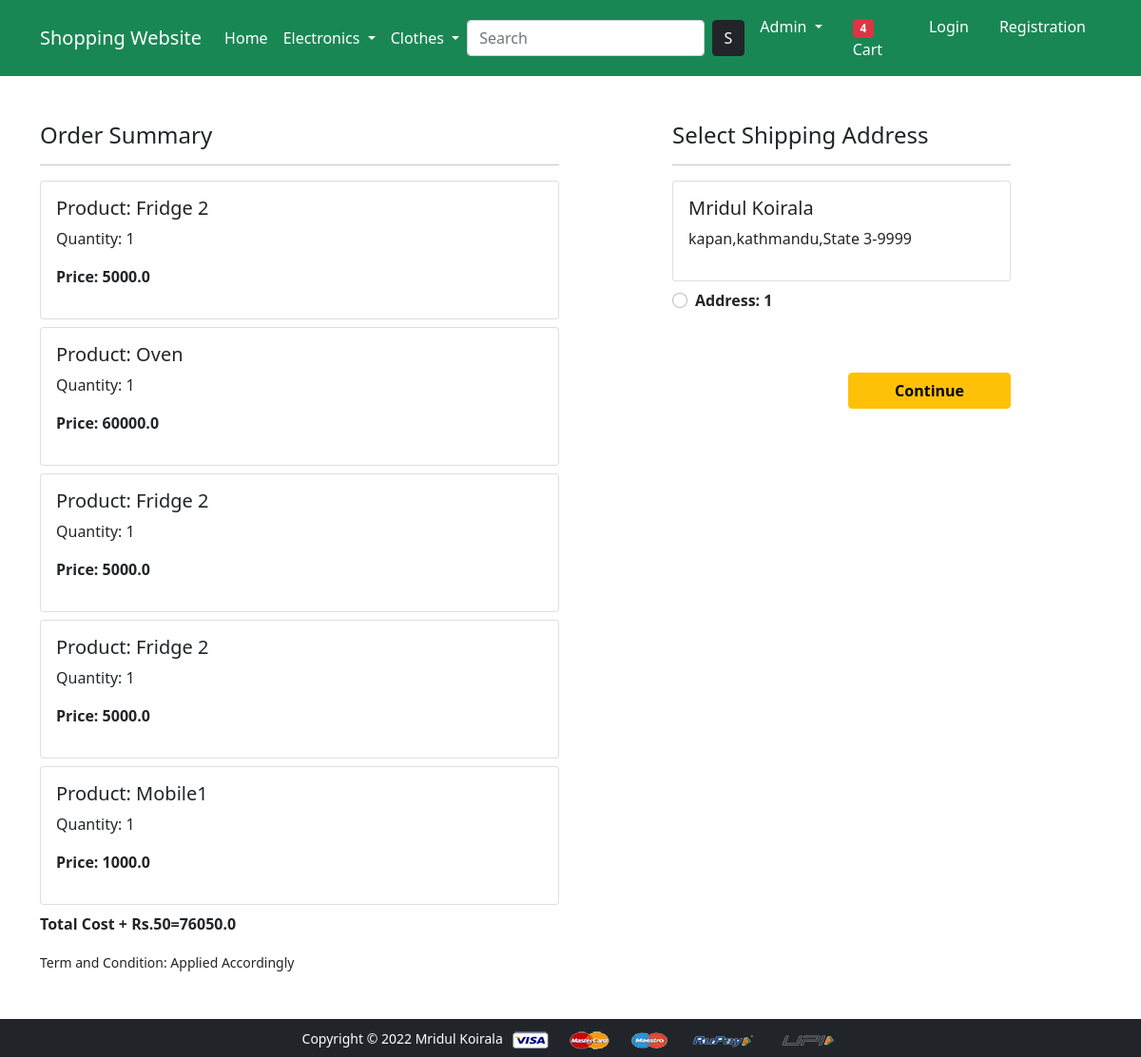
/checkout/ (signed in), run on an earlier commit of the app's database.
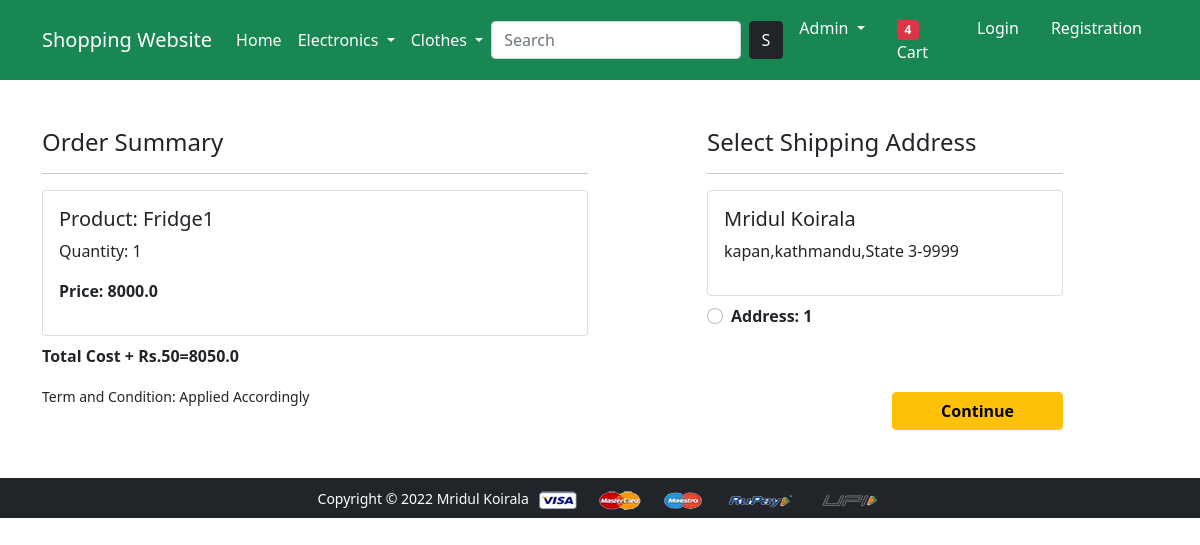
And on a later commit of the database.
### app/models.py (models this page shows, shortened)
class Cart(models.Model):
    user = models.ForeignKey(User, on_delete=models.CASCADE)
    product = models.ForeignKey(Product, on_delete=models.CASCADE)
    quantity = models.PositiveIntegerField(default=1)
    @property
    def total_cost(self):
        return self.quantity * self.product.discounted_price

class Product(models.Model):
    title = models.CharField(max_length=100)
    selling_price = models.FloatField()
    discounted_price = models.FloatField()
    description = models.TextField()
    brand = models.CharField(max_length=100)
    category = models.CharField(choices=CATEGORY_CHOICES, max_length=2)
    product_image = models.ImageField(upload_to='productimg')

class Customer(models.Model):
    user = models.ForeignKey(User, on_delete=models.CASCADE)
    name = models.CharField(max_length=200)
    locality = models.CharField(max_length=200)
    city = models.CharField(max_length=50)
    zipcode = models.IntegerField()
    state = models.CharField(choices=STATE_CHOICES, max_length=50)

### app/views.py (the view)
# urls.py: path('checkout/', views.checkout, name='checkout'),
def checkout(request):
    user = request.user
    add = Customer.objects.filter(user=user)
    cart_items = Cart.objects.filter(user=user)
    amount = 0.0
    shipping_amount = 50.0
    totalamount = 0.0
    cart_product = [p for p in Cart.objects.all() if p.user ==request.user]
    if cart_product:
        for p in cart_product:
            tempamount = (p.quantity * p.product.discounted_price)
            amount += tempamount
        totalamount = amount + shipping_amount
    return render(request, 'app/checkout.html',{'add':add,'totalamount':totalamount,'cart_items':cart_items})

### app/templates/app/checkout.html (shortened to what this page needs)
{% extends 'app/base.html' %}
{% load static %}
{% block main-content %}
<div class="container">
 <div class="row mt-5">
  <div class="col-sm-6">
    <h4>Order Summary</h4>
    <hr>
    {% for item in cart_items %}
      <div class="card mb-2">
        <div class="card-body">
          <h5>Product: {{item.product.title}}</h5>
          <p>Quantity: {{item.quantity}}</p>
          <p class="fw-bold">Price: {{item.total_cost}} </p>
        </div>
      </div>
      {% endfor %}
      <p class="fw-bold">Total Cost + Rs.50={{totalamount}}</p>
    <small>Term and Condition: Applied Accordingly</small>
  </div>
  <div class="col-sm-4 offset-sm-1">
    <h4>Select Shipping Address</h4>
    <hr>
    <form action="/paymentdone">
      {% for ad in add %}
      <div class="card">
        <div class="card-body">
        <h5>{{ad.name}}</h5>
        <p>{{ad.locality}},{{ad.city}},{{ad.state}}-{{ad.zipcode}}</p>
        </div>
      </div>
        <div class="form-check mt-2 mb-5">
          <input class="form-check-input" type="radio" name="custid" id="custadd{{forloop.counter}}" value="{{ad.id}}">
          <label class="form-check-label fw-bold" for="custadd{{forloop.counter}}">
            Address: {{forloop.counter}} </label>
        </div>
        {% endfor %}
        <div class="text-end">
          <button type="submit" class="btn btn-warning mt-3 px-5 fw-bold">Continue</button>
        </div>
      </form>
    </div>
  </div>
</div>
{% endblock main-content %}

What changed in the data, as far as the page shows it:
removed Cart: product "Fridge 2", quantity "1", total_cost "5000.0"
removed Cart: product "Oven", quantity "1", total_cost "60000.0"
removed Cart: product "Fridge 2", quantity "1", total_cost "5000.0"
removed Cart: product "Fridge 2", quantity "1", total_cost "5000.0"
removed Cart: product "Mobile1", quantity "1", total_cost "1000.0"
added Cart: product "Fridge1", quantity "1", total_cost "8000.0"
Also different on the page:
{{ totalamount }}: "76050.0" → "8050.0"
